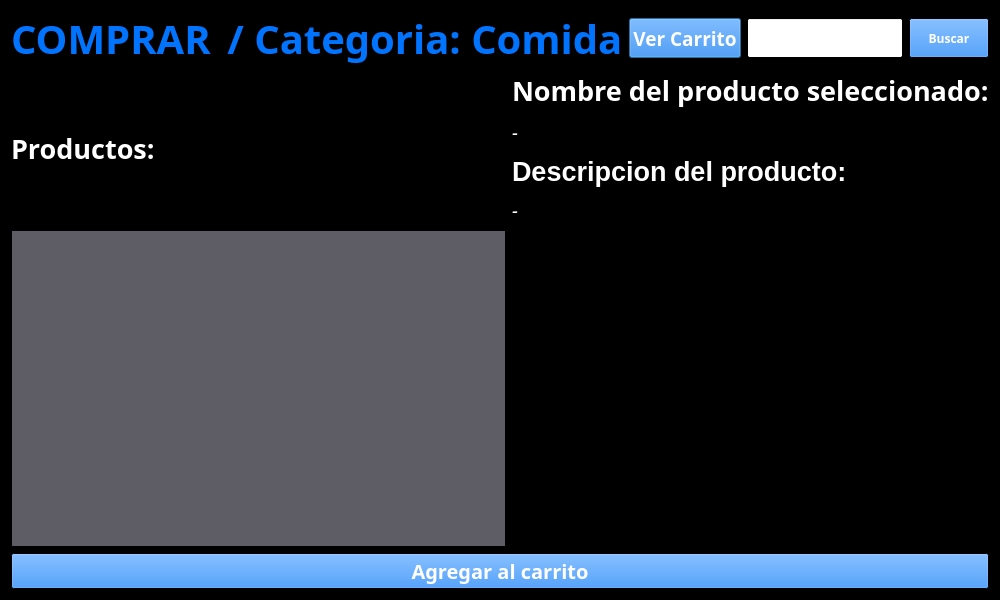
<?xml version="1.0" encoding="UTF-8"?>
<ui version="4.0">
 <class>comida</class>
 <widget class="QDialog" name="comida">
  <property name="geometry">
   <rect>
    <x>0</x>
    <y>0</y>
    <width>1000</width>
    <height>600</height>
   </rect>
  </property>
  <property name="minimumSize">
   <size>
    <width>1000</width>
    <height>600</height>
   </size>
  </property>
  <property name="maximumSize">
   <size>
    <width>1000</width>
    <height>600</height>
   </size>
  </property>
  <property name="palette">
   <palette>
    <active>
     <colorrole role="Base">
      <brush brushstyle="SolidPattern">
       <color alpha="255">
        <red>255</red>
        <green>255</green>
        <blue>255</blue>
       </color>
      </brush>
     </colorrole>
     <colorrole role="Window">
      <brush brushstyle="SolidPattern">
       <color alpha="255">
        <red>0</red>
        <green>0</green>
        <blue>0</blue>
       </color>
      </brush>
     </colorrole>
    </active>
    <inactive>
     <colorrole role="Base">
      <brush brushstyle="SolidPattern">
       <color alpha="255">
        <red>255</red>
        <green>255</green>
        <blue>255</blue>
       </color>
      </brush>
     </colorrole>
     <colorrole role="Window">
      <brush brushstyle="SolidPattern">
       <color alpha="255">
        <red>0</red>
        <green>0</green>
        <blue>0</blue>
       </color>
      </brush>
     </colorrole>
    </inactive>
    <disabled>
     <colorrole role="Base">
      <brush brushstyle="SolidPattern">
       <color alpha="255">
        <red>0</red>
        <green>0</green>
        <blue>0</blue>
       </color>
      </brush>
     </colorrole>
     <colorrole role="Window">
      <brush brushstyle="SolidPattern">
       <color alpha="255">
        <red>0</red>
        <green>0</green>
        <blue>0</blue>
       </color>
      </brush>
     </colorrole>
    </disabled>
   </palette>
  </property>
  <property name="windowTitle">
   <string>Ventana Terciaria</string>
  </property>
  <layout class="QVBoxLayout" name="verticalLayout">
   <item>
    <layout class="QVBoxLayout" name="verticalLayout_4">
     <item>
      <layout class="QHBoxLayout" name="horizontalLayout">
       <item>
        <widget class="QLabel" name="lVENDER">
         <property name="maximumSize">
          <size>
           <width>200</width>
           <height>16777215</height>
          </size>
         </property>
         <property name="palette">
          <palette>
           <active>
            <colorrole role="WindowText">
             <brush brushstyle="SolidPattern">
              <color alpha="255">
               <red>0</red>
               <green>116</green>
               <blue>255</blue>
              </color>
             </brush>
            </colorrole>
           </active>
           <inactive>
            <colorrole role="WindowText">
             <brush brushstyle="SolidPattern">
              <color alpha="255">
               <red>0</red>
               <green>116</green>
               <blue>255</blue>
              </color>
             </brush>
            </colorrole>
           </inactive>
           <disabled>
            <colorrole role="WindowText">
             <brush brushstyle="SolidPattern">
              <color alpha="255">
               <red>190</red>
               <green>190</green>
               <blue>190</blue>
              </color>
             </brush>
            </colorrole>
           </disabled>
          </palette>
         </property>
         <property name="font">
          <font>
           <family>San Francisco Display</family>
           <pointsize>30</pointsize>
           <weight>75</weight>
           <bold>true</bold>
          </font>
         </property>
         <property name="text">
          <string>COMPRAR</string>
         </property>
        </widget>
       </item>
       <item>
        <widget class="QLabel" name="label_2">
         <property name="palette">
          <palette>
           <active>
            <colorrole role="WindowText">
             <brush brushstyle="SolidPattern">
              <color alpha="255">
               <red>0</red>
               <green>116</green>
               <blue>255</blue>
              </color>
             </brush>
            </colorrole>
           </active>
           <inactive>
            <colorrole role="WindowText">
             <brush brushstyle="SolidPattern">
              <color alpha="255">
               <red>0</red>
               <green>116</green>
               <blue>255</blue>
              </color>
             </brush>
            </colorrole>
           </inactive>
           <disabled>
            <colorrole role="WindowText">
             <brush brushstyle="SolidPattern">
              <color alpha="255">
               <red>190</red>
               <green>190</green>
               <blue>190</blue>
              </color>
             </brush>
            </colorrole>
           </disabled>
          </palette>
         </property>
         <property name="font">
          <font>
           <family>San Francisco Display</family>
           <pointsize>30</pointsize>
           <weight>75</weight>
           <bold>true</bold>
          </font>
         </property>
         <property name="text">
          <string> / Categoria: Comida</string>
         </property>
        </widget>
       </item>
       <item>
        <widget class="QPushButton" name="pVerCarrito">
         <property name="maximumSize">
          <size>
           <width>170</width>
           <height>40</height>
          </size>
         </property>
         <property name="palette">
          <palette>
           <active>
            <colorrole role="Button">
             <brush brushstyle="SolidPattern">
              <color alpha="255">
               <red>0</red>
               <green>116</green>
               <blue>255</blue>
              </color>
             </brush>
            </colorrole>
            <colorrole role="ButtonText">
             <brush brushstyle="SolidPattern">
              <color alpha="255">
               <red>255</red>
               <green>255</green>
               <blue>255</blue>
              </color>
             </brush>
            </colorrole>
           </active>
           <inactive>
            <colorrole role="Button">
             <brush brushstyle="SolidPattern">
              <color alpha="255">
               <red>0</red>
               <green>116</green>
               <blue>255</blue>
              </color>
             </brush>
            </colorrole>
            <colorrole role="ButtonText">
             <brush brushstyle="SolidPattern">
              <color alpha="255">
               <red>255</red>
               <green>255</green>
               <blue>255</blue>
              </color>
             </brush>
            </colorrole>
           </inactive>
           <disabled>
            <colorrole role="Button">
             <brush brushstyle="SolidPattern">
              <color alpha="255">
               <red>0</red>
               <green>116</green>
               <blue>255</blue>
              </color>
             </brush>
            </colorrole>
            <colorrole role="ButtonText">
             <brush brushstyle="SolidPattern">
              <color alpha="255">
               <red>190</red>
               <green>190</green>
               <blue>190</blue>
              </color>
             </brush>
            </colorrole>
           </disabled>
          </palette>
         </property>
         <property name="font">
          <font>
           <family>San Francisco Display</family>
           <pointsize>14</pointsize>
           <weight>75</weight>
           <bold>true</bold>
          </font>
         </property>
         <property name="text">
          <string>Ver Carrito</string>
         </property>
        </widget>
       </item>
       <item>
        <widget class="QLineEdit" name="lBuscar">
         <property name="minimumSize">
          <size>
           <width>100</width>
           <height>0</height>
          </size>
         </property>
         <property name="maximumSize">
          <size>
           <width>200</width>
           <height>40</height>
          </size>
         </property>
        </widget>
       </item>
       <item>
        <widget class="QPushButton" name="pBuscar">
         <property name="maximumSize">
          <size>
           <width>80</width>
           <height>40</height>
          </size>
         </property>
         <property name="palette">
          <palette>
           <active>
            <colorrole role="Button">
             <brush brushstyle="SolidPattern">
              <color alpha="255">
               <red>0</red>
               <green>116</green>
               <blue>255</blue>
              </color>
             </brush>
            </colorrole>
            <colorrole role="ButtonText">
             <brush brushstyle="SolidPattern">
              <color alpha="255">
               <red>255</red>
               <green>255</green>
               <blue>255</blue>
              </color>
             </brush>
            </colorrole>
            <colorrole role="Highlight">
             <brush brushstyle="SolidPattern">
              <color alpha="255">
               <red>0</red>
               <green>116</green>
               <blue>255</blue>
              </color>
             </brush>
            </colorrole>
           </active>
           <inactive>
            <colorrole role="Button">
             <brush brushstyle="SolidPattern">
              <color alpha="255">
               <red>0</red>
               <green>116</green>
               <blue>255</blue>
              </color>
             </brush>
            </colorrole>
            <colorrole role="ButtonText">
             <brush brushstyle="SolidPattern">
              <color alpha="255">
               <red>255</red>
               <green>255</green>
               <blue>255</blue>
              </color>
             </brush>
            </colorrole>
            <colorrole role="Highlight">
             <brush brushstyle="SolidPattern">
              <color alpha="255">
               <red>0</red>
               <green>116</green>
               <blue>255</blue>
              </color>
             </brush>
            </colorrole>
           </inactive>
           <disabled>
            <colorrole role="Button">
             <brush brushstyle="SolidPattern">
              <color alpha="255">
               <red>0</red>
               <green>116</green>
               <blue>255</blue>
              </color>
             </brush>
            </colorrole>
            <colorrole role="ButtonText">
             <brush brushstyle="SolidPattern">
              <color alpha="255">
               <red>190</red>
               <green>190</green>
               <blue>190</blue>
              </color>
             </brush>
            </colorrole>
            <colorrole role="Highlight">
             <brush brushstyle="SolidPattern">
              <color alpha="255">
               <red>145</red>
               <green>145</green>
               <blue>145</blue>
              </color>
             </brush>
            </colorrole>
           </disabled>
          </palette>
         </property>
         <property name="font">
          <font>
           <family>San Francisco Display</family>
           <weight>75</weight>
           <bold>true</bold>
          </font>
         </property>
         <property name="text">
          <string>Buscar</string>
         </property>
        </widget>
       </item>
      </layout>
     </item>
    </layout>
   </item>
   <item>
    <layout class="QGridLayout" name="gridLayout">
     <item row="1" column="0">
      <widget class="QListView" name="listView">
       <property name="palette">
        <palette>
         <active>
          <colorrole role="WindowText">
           <brush brushstyle="SolidPattern">
            <color alpha="255">
             <red>255</red>
             <green>255</green>
             <blue>255</blue>
            </color>
           </brush>
          </colorrole>
          <colorrole role="Button">
           <brush brushstyle="SolidPattern">
            <color alpha="255">
             <red>154</red>
             <green>153</green>
             <blue>150</blue>
            </color>
           </brush>
          </colorrole>
          <colorrole role="Light">
           <brush brushstyle="SolidPattern">
            <color alpha="255">
             <red>154</red>
             <green>153</green>
             <blue>150</blue>
            </color>
           </brush>
          </colorrole>
          <colorrole role="Text">
           <brush brushstyle="SolidPattern">
            <color alpha="255">
             <red>255</red>
             <green>255</green>
             <blue>255</blue>
            </color>
           </brush>
          </colorrole>
          <colorrole role="BrightText">
           <brush brushstyle="SolidPattern">
            <color alpha="255">
             <red>255</red>
             <green>255</green>
             <blue>255</blue>
            </color>
           </brush>
          </colorrole>
          <colorrole role="ButtonText">
           <brush brushstyle="SolidPattern">
            <color alpha="255">
             <red>255</red>
             <green>255</green>
             <blue>255</blue>
            </color>
           </brush>
          </colorrole>
          <colorrole role="Base">
           <brush brushstyle="SolidPattern">
            <color alpha="255">
             <red>94</red>
             <green>92</green>
             <blue>100</blue>
            </color>
           </brush>
          </colorrole>
          <colorrole role="Highlight">
           <brush brushstyle="SolidPattern">
            <color alpha="255">
             <red>0</red>
             <green>116</green>
             <blue>255</blue>
            </color>
           </brush>
          </colorrole>
          <colorrole role="ToolTipText">
           <brush brushstyle="SolidPattern">
            <color alpha="255">
             <red>255</red>
             <green>255</green>
             <blue>255</blue>
            </color>
           </brush>
          </colorrole>
          <colorrole role="PlaceholderText">
           <brush brushstyle="SolidPattern">
            <color alpha="128">
             <red>255</red>
             <green>255</green>
             <blue>255</blue>
            </color>
           </brush>
          </colorrole>
         </active>
         <inactive>
          <colorrole role="WindowText">
           <brush brushstyle="SolidPattern">
            <color alpha="255">
             <red>255</red>
             <green>255</green>
             <blue>255</blue>
            </color>
           </brush>
          </colorrole>
          <colorrole role="Button">
           <brush brushstyle="SolidPattern">
            <color alpha="255">
             <red>154</red>
             <green>153</green>
             <blue>150</blue>
            </color>
           </brush>
          </colorrole>
          <colorrole role="Light">
           <brush brushstyle="SolidPattern">
            <color alpha="255">
             <red>154</red>
             <green>153</green>
             <blue>150</blue>
            </color>
           </brush>
          </colorrole>
          <colorrole role="Text">
           <brush brushstyle="SolidPattern">
            <color alpha="255">
             <red>255</red>
             <green>255</green>
             <blue>255</blue>
            </color>
           </brush>
          </colorrole>
          <colorrole role="BrightText">
           <brush brushstyle="SolidPattern">
            <color alpha="255">
             <red>255</red>
             <green>255</green>
             <blue>255</blue>
            </color>
           </brush>
          </colorrole>
          <colorrole role="ButtonText">
           <brush brushstyle="SolidPattern">
            <color alpha="255">
             <red>255</red>
             <green>255</green>
             <blue>255</blue>
            </color>
           </brush>
          </colorrole>
          <colorrole role="Base">
           <brush brushstyle="SolidPattern">
            <color alpha="255">
             <red>94</red>
             <green>92</green>
             <blue>100</blue>
            </color>
           </brush>
          </colorrole>
          <colorrole role="Highlight">
           <brush brushstyle="SolidPattern">
            <color alpha="255">
             <red>0</red>
             <green>116</green>
             <blue>255</blue>
            </color>
           </brush>
          </colorrole>
          <colorrole role="ToolTipText">
           <brush brushstyle="SolidPattern">
            <color alpha="255">
             <red>255</red>
             <green>255</green>
             <blue>255</blue>
            </color>
           </brush>
          </colorrole>
          <colorrole role="PlaceholderText">
           <brush brushstyle="SolidPattern">
            <color alpha="128">
             <red>255</red>
             <green>255</green>
             <blue>255</blue>
            </color>
           </brush>
          </colorrole>
         </inactive>
         <disabled>
          <colorrole role="WindowText">
           <brush brushstyle="SolidPattern">
            <color alpha="255">
             <red>190</red>
             <green>190</green>
             <blue>190</blue>
            </color>
           </brush>
          </colorrole>
          <colorrole role="Button">
           <brush brushstyle="SolidPattern">
            <color alpha="255">
             <red>154</red>
             <green>153</green>
             <blue>150</blue>
            </color>
           </brush>
          </colorrole>
          <colorrole role="Light">
           <brush brushstyle="SolidPattern">
            <color alpha="255">
             <red>154</red>
             <green>153</green>
             <blue>150</blue>
            </color>
           </brush>
          </colorrole>
          <colorrole role="Text">
           <brush brushstyle="SolidPattern">
            <color alpha="255">
             <red>190</red>
             <green>190</green>
             <blue>190</blue>
            </color>
           </brush>
          </colorrole>
          <colorrole role="BrightText">
           <brush brushstyle="SolidPattern">
            <color alpha="255">
             <red>255</red>
             <green>255</green>
             <blue>255</blue>
            </color>
           </brush>
          </colorrole>
          <colorrole role="ButtonText">
           <brush brushstyle="SolidPattern">
            <color alpha="255">
             <red>190</red>
             <green>190</green>
             <blue>190</blue>
            </color>
           </brush>
          </colorrole>
          <colorrole role="Base">
           <brush brushstyle="SolidPattern">
            <color alpha="255">
             <red>0</red>
             <green>0</green>
             <blue>0</blue>
            </color>
           </brush>
          </colorrole>
          <colorrole role="Highlight">
           <brush brushstyle="SolidPattern">
            <color alpha="255">
             <red>145</red>
             <green>145</green>
             <blue>145</blue>
            </color>
           </brush>
          </colorrole>
          <colorrole role="ToolTipText">
           <brush brushstyle="SolidPattern">
            <color alpha="255">
             <red>255</red>
             <green>255</green>
             <blue>255</blue>
            </color>
           </brush>
          </colorrole>
          <colorrole role="PlaceholderText">
           <brush brushstyle="SolidPattern">
            <color alpha="128">
             <red>0</red>
             <green>0</green>
             <blue>0</blue>
            </color>
           </brush>
          </colorrole>
         </disabled>
        </palette>
       </property>
       <property name="font">
        <font>
         <pointsize>17</pointsize>
        </font>
       </property>
      </widget>
     </item>
     <item row="0" column="0">
      <widget class="QLabel" name="label">
       <property name="palette">
        <palette>
         <active>
          <colorrole role="WindowText">
           <brush brushstyle="SolidPattern">
            <color alpha="255">
             <red>255</red>
             <green>255</green>
             <blue>255</blue>
            </color>
           </brush>
          </colorrole>
         </active>
         <inactive>
          <colorrole role="WindowText">
           <brush brushstyle="SolidPattern">
            <color alpha="255">
             <red>255</red>
             <green>255</green>
             <blue>255</blue>
            </color>
           </brush>
          </colorrole>
         </inactive>
         <disabled>
          <colorrole role="WindowText">
           <brush brushstyle="SolidPattern">
            <color alpha="255">
             <red>190</red>
             <green>190</green>
             <blue>190</blue>
            </color>
           </brush>
          </colorrole>
         </disabled>
        </palette>
       </property>
       <property name="font">
        <font>
         <family>San Francisco Display</family>
         <pointsize>20</pointsize>
         <weight>75</weight>
         <bold>true</bold>
        </font>
       </property>
       <property name="text">
        <string>Productos:</string>
       </property>
      </widget>
     </item>
     <item row="0" column="1">
      <layout class="QVBoxLayout" name="verticalLayout_2" stretch="0,0,0,0">
       <property name="spacing">
        <number>10</number>
       </property>
       <property name="sizeConstraint">
        <enum>QLayout::SetDefaultConstraint</enum>
       </property>
       <item>
        <widget class="QLabel" name="NombreLabel">
         <property name="maximumSize">
          <size>
           <width>500</width>
           <height>16777215</height>
          </size>
         </property>
         <property name="baseSize">
          <size>
           <width>500</width>
           <height>0</height>
          </size>
         </property>
         <property name="palette">
          <palette>
           <active>
            <colorrole role="WindowText">
             <brush brushstyle="SolidPattern">
              <color alpha="255">
               <red>255</red>
               <green>255</green>
               <blue>255</blue>
              </color>
             </brush>
            </colorrole>
           </active>
           <inactive>
            <colorrole role="WindowText">
             <brush brushstyle="SolidPattern">
              <color alpha="255">
               <red>255</red>
               <green>255</green>
               <blue>255</blue>
              </color>
             </brush>
            </colorrole>
           </inactive>
           <disabled>
            <colorrole role="WindowText">
             <brush brushstyle="SolidPattern">
              <color alpha="255">
               <red>190</red>
               <green>190</green>
               <blue>190</blue>
              </color>
             </brush>
            </colorrole>
           </disabled>
          </palette>
         </property>
         <property name="font">
          <font>
           <family>San Francisco Display</family>
           <pointsize>20</pointsize>
           <weight>75</weight>
           <bold>true</bold>
          </font>
         </property>
         <property name="text">
          <string>Nombre del producto seleccionado:</string>
         </property>
        </widget>
       </item>
       <item>
        <widget class="QLabel" name="TextLabel1">
         <property name="maximumSize">
          <size>
           <width>500</width>
           <height>16777215</height>
          </size>
         </property>
         <property name="baseSize">
          <size>
           <width>500</width>
           <height>0</height>
          </size>
         </property>
         <property name="palette">
          <palette>
           <active>
            <colorrole role="WindowText">
             <brush brushstyle="SolidPattern">
              <color alpha="255">
               <red>255</red>
               <green>255</green>
               <blue>255</blue>
              </color>
             </brush>
            </colorrole>
           </active>
           <inactive>
            <colorrole role="WindowText">
             <brush brushstyle="SolidPattern">
              <color alpha="255">
               <red>255</red>
               <green>255</green>
               <blue>255</blue>
              </color>
             </brush>
            </colorrole>
           </inactive>
           <disabled>
            <colorrole role="WindowText">
             <brush brushstyle="SolidPattern">
              <color alpha="255">
               <red>190</red>
               <green>190</green>
               <blue>190</blue>
              </color>
             </brush>
            </colorrole>
           </disabled>
          </palette>
         </property>
         <property name="font">
          <font>
           <family>San Francisco Display</family>
           <pointsize>14</pointsize>
           <weight>50</weight>
           <italic>true</italic>
           <bold>false</bold>
          </font>
         </property>
         <property name="text">
          <string>-</string>
         </property>
        </widget>
       </item>
       <item>
        <widget class="QLabel" name="DescripcionLabel">
         <property name="maximumSize">
          <size>
           <width>500</width>
           <height>16777215</height>
          </size>
         </property>
         <property name="baseSize">
          <size>
           <width>500</width>
           <height>0</height>
          </size>
         </property>
         <property name="palette">
          <palette>
           <active>
            <colorrole role="WindowText">
             <brush brushstyle="SolidPattern">
              <color alpha="255">
               <red>255</red>
               <green>255</green>
               <blue>255</blue>
              </color>
             </brush>
            </colorrole>
           </active>
           <inactive>
            <colorrole role="WindowText">
             <brush brushstyle="SolidPattern">
              <color alpha="255">
               <red>255</red>
               <green>255</green>
               <blue>255</blue>
              </color>
             </brush>
            </colorrole>
           </inactive>
           <disabled>
            <colorrole role="WindowText">
             <brush brushstyle="SolidPattern">
              <color alpha="255">
               <red>190</red>
               <green>190</green>
               <blue>190</blue>
              </color>
             </brush>
            </colorrole>
           </disabled>
          </palette>
         </property>
         <property name="font">
          <font>
           <pointsize>20</pointsize>
           <weight>75</weight>
           <bold>true</bold>
          </font>
         </property>
         <property name="text">
          <string>Descripcion del producto:</string>
         </property>
        </widget>
       </item>
       <item>
        <widget class="QLabel" name="TextLabel2">
         <property name="maximumSize">
          <size>
           <width>500</width>
           <height>16777215</height>
          </size>
         </property>
         <property name="baseSize">
          <size>
           <width>500</width>
           <height>0</height>
          </size>
         </property>
         <property name="palette">
          <palette>
           <active>
            <colorrole role="WindowText">
             <brush brushstyle="SolidPattern">
              <color alpha="255">
               <red>255</red>
               <green>255</green>
               <blue>255</blue>
              </color>
             </brush>
            </colorrole>
           </active>
           <inactive>
            <colorrole role="WindowText">
             <brush brushstyle="SolidPattern">
              <color alpha="255">
               <red>255</red>
               <green>255</green>
               <blue>255</blue>
              </color>
             </brush>
            </colorrole>
           </inactive>
           <disabled>
            <colorrole role="WindowText">
             <brush brushstyle="SolidPattern">
              <color alpha="255">
               <red>190</red>
               <green>190</green>
               <blue>190</blue>
              </color>
             </brush>
            </colorrole>
           </disabled>
          </palette>
         </property>
         <property name="font">
          <font>
           <family>San Francisco Display</family>
           <pointsize>14</pointsize>
           <weight>50</weight>
           <italic>true</italic>
           <bold>false</bold>
          </font>
         </property>
         <property name="text">
          <string>-</string>
         </property>
        </widget>
       </item>
      </layout>
     </item>
    </layout>
   </item>
   <item>
    <widget class="QPushButton" name="pCarrito">
     <property name="maximumSize">
      <size>
       <width>16777215</width>
       <height>40</height>
      </size>
     </property>
     <property name="palette">
      <palette>
       <active>
        <colorrole role="Button">
         <brush brushstyle="SolidPattern">
          <color alpha="255">
           <red>0</red>
           <green>116</green>
           <blue>255</blue>
          </color>
         </brush>
        </colorrole>
        <colorrole role="ButtonText">
         <brush brushstyle="SolidPattern">
          <color alpha="255">
           <red>255</red>
           <green>255</green>
           <blue>255</blue>
          </color>
         </brush>
        </colorrole>
       </active>
       <inactive>
        <colorrole role="Button">
         <brush brushstyle="SolidPattern">
          <color alpha="255">
           <red>0</red>
           <green>116</green>
           <blue>255</blue>
          </color>
         </brush>
        </colorrole>
        <colorrole role="ButtonText">
         <brush brushstyle="SolidPattern">
          <color alpha="255">
           <red>255</red>
           <green>255</green>
           <blue>255</blue>
          </color>
         </brush>
        </colorrole>
       </inactive>
       <disabled>
        <colorrole role="Button">
         <brush brushstyle="SolidPattern">
          <color alpha="255">
           <red>0</red>
           <green>116</green>
           <blue>255</blue>
          </color>
         </brush>
        </colorrole>
        <colorrole role="ButtonText">
         <brush brushstyle="SolidPattern">
          <color alpha="255">
           <red>190</red>
           <green>190</green>
           <blue>190</blue>
          </color>
         </brush>
        </colorrole>
       </disabled>
      </palette>
     </property>
     <property name="font">
      <font>
       <family>San Francisco Display</family>
       <pointsize>15</pointsize>
       <weight>75</weight>
       <bold>true</bold>
      </font>
     </property>
     <property name="text">
      <string>Agregar al carrito</string>
     </property>
    </widget>
   </item>
  </layout>
 </widget>
 <resources/>
 <connections/>
</ui>
